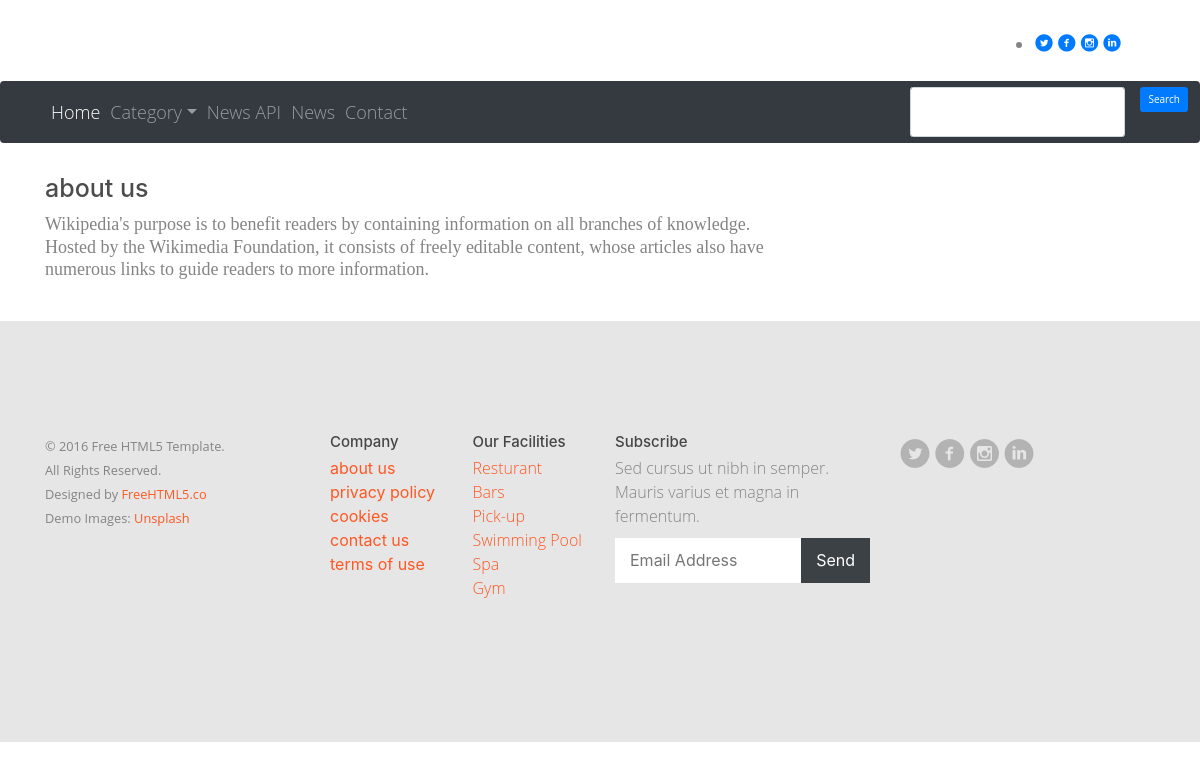
Screenshot of /page/about-us with the database file from the repository.
### bio/models.py (models this page shows, shortened)
class Page(models.Model):
    title = models.CharField(max_length=255, unique=True)
    slug = models.SlugField(max_length=255, unique=True)
    image = models.ImageField(upload_to = 'page/%y/%m/%d/', blank=True)
    content = RichTextField()

### bio/views.py (the view)
# urls.py: path('page/<slug>', views.page, name='page'),
def page(request, slug):
    data={
        'pageContent': Page.objects.get(slug=slug),
    }
    return render(request,'page.html', data)

### bio/general.py (called while the page is built)
def global_data(request):
    data = {
        'categoryData': Category.objects.all(),
        'pageData': Page.objects.all(),
    }
    return data

### bio/templates/page.html
{% extends 'layouts/main.html' %}
{% block content %}
<div class="container mt-5 mb-5">
    <div class="row">
        <div class="col-md-8">
            <h1>{{ pageContent.title }}<?h1>
            <p>{{ pageContent.content|safe }}</p>
        </div>
    </div>
</div>
{% endblock %}

### bio/templates/layouts/footer.html (shortened to what this page needs)
{% load static %}
<footer id="footer" class="fh5co-bg-color">
    <div class="container">
        <div class="row">
            <div class="col-md-3">
                <div class="copyright">
                    <p><small>&copy; 2016 Free HTML5 Template. <br> All Rights Reserved. <br>
                    Designed by <a href="http://freehtml5.co" target="_blank">FreeHTML5.co</a> <br> Demo Images: <a href="http://unsplash.com/" target="_blank">Unsplash</a></small></p>
                </div>
            </div>
            <div class="col-md-6">
                <div class="row">
                    <div class="col-md-3">
                        <h3>Company</h3>
                            {% for page in pageData %}
                            <a href="{% url 'page' page.slug %}">{{ page.title }}</a>
                            {% endfor %}
                    </div>
                    <div class="col-md-3">
                        <h3>Our Facilities</h3>
                        <ul class="link">
                            <li><a href="#">Resturant</a></li>
                            <li><a href="#">Bars</a></li>
                            <li><a href="#">Pick-up</a></li>
                            <li><a href="#">Swimming Pool</a></li>
                            <li><a href="#">Spa</a></li>
                            <li><a href="#">Gym</a></li>
                        </ul>
                    </div>
                    <div class="col-md-6">
                        <h3>Subscribe</h3>
                        <p>Sed cursus ut nibh in semper. Mauris varius et magna in fermentum. </p>
                        <form action="#" id="form-subscribe">
                            <div class="form-field">
                                <input type="email" placeholder="Email Address" id="email">
                                <input type="submit" id="submit" value="Send">
                            </div>
                        </form>
                    </div>
                </div>
            </div>
            <div class="col-md-3">
                <ul class="social-icons">
                    <li>
                        <a href="#"><i class="icon-twitter-with-circle"></i></a>
                        <a href="#"><i class="icon-facebook-with-circle"></i></a>
                        <a href="#"><i class="icon-instagram-with-circle"></i></a>
                        <a href="#"><i class="icon-linkedin-with-circle"></i></a>
                    </li>
                </ul>
            </div>
        </div>
    </div>
</footer>
</body>
</html>

### static/css/icomoon.css (style rules this page uses)
[class^="icon-"], [class*=" icon-"] { font-family: 'icomoon'; speak: none; font-style: normal; font-weight: normal; font-variant: normal; text-transform: none; line-height: 1; -webkit-font-smoothing: antialiased; -moz-osx-font-smoothing: grayscale; }
.icon-facebook-with-circle:before { content: "\ea66"; }
.icon-instagram-with-circle:before { content: "\ea6e"; }
.icon-linkedin-with-circle:before { content: "\ea72"; }
.icon-twitter-with-circle:before { content: "\ea7b"; }

### rows the page displays
Page: title "about us", content "Wikipedia's purpose is to benefit readers by containing information on all branches of knowledge. Hosted by the Wikimedia Foundation, it consists of freely editable content, whose articles also have numerous links to guide readers to more information."
Page: title "privacy policy"
Page: title "cookies"
Page: title "contact us"
Page: title "terms of use"
